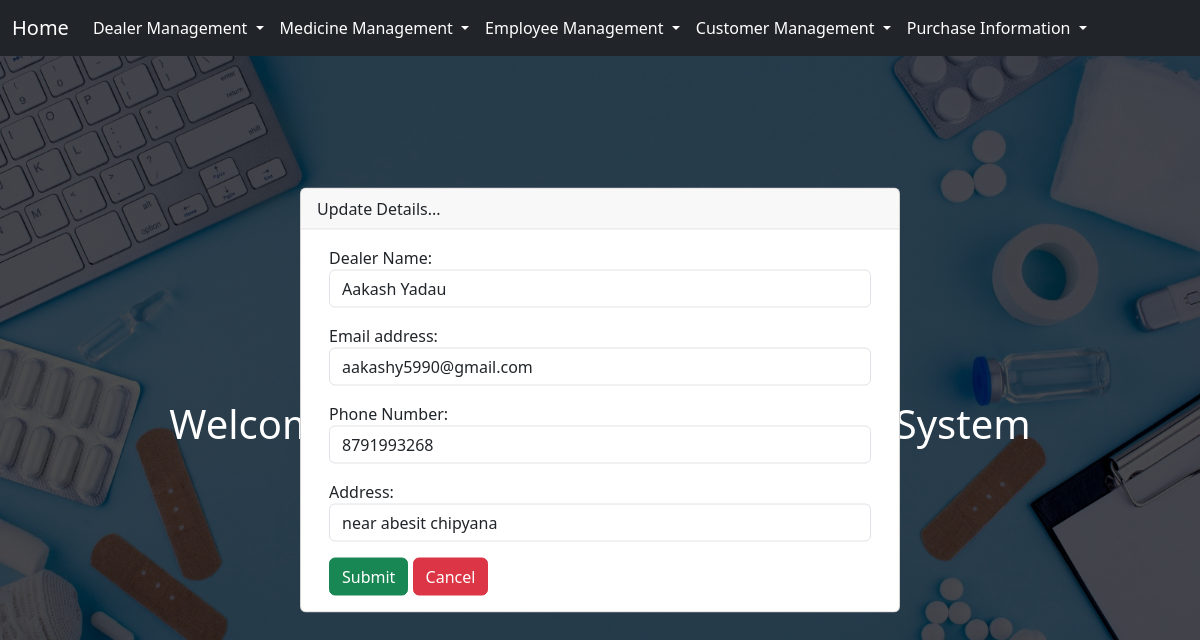
Screenshot of /19/dealer_update with the database file from the repository.
### core/models.py (models this page shows, shortened)
class Dealer(models.Model):
    dealer_name = models.CharField(max_length=20)
    dealer_email = models.EmailField(max_length=20)
    dealer_number = models.CharField(max_length=15)
    dealer_address = models.TextField(max_length=70)

### core/views.py (the view)
# urls.py: path('<int:id>/dealer_update',views.dealer_update,name="dealer_update"),
def dealer_update(request , id):
    queryset = Dealer.objects.get(id=id)
    if request.method == "POST":
        data = request.POST
        dealer_name = data.get('dealer_name')
        dealer_email = data.get('dealer_email')
        dealer_number = data.get('dealer_number')
        dealer_address = data.get('dealer_address')
        queryset.dealer_name  = dealer_name
        queryset.dealer_email  = dealer_email
        queryset.dealer_number  = dealer_number
        queryset.dealer_address  = dealer_address
        queryset.save()
        return redirect('home')
    else:
        context = {'queryset':queryset}
        return render(request,'core/updatedealer.html',context)

### core/templates/core/updatedealer.html (shortened to what this page needs)
{% extends "base.html" %}
{% load static %}
{% block style %}
<link rel="stylesheet" href="{% static 'core/css/updatedealer.css' %}">
{% endblock style %}
{% block onload %}
onload="$('#exampleModalCenter').modal('show')"
{% endblock onload %}
{% block dealer %}
<div class="card-container">
    <div class="card">
        <div class="card-header d-flex justify-content-between">
            <p class="d-flex align-items-center">Update Details...</p>
        </div>
        <div class="container main_container">
            <div class="card-body">
                <form id="card-form" method="POST">
                    <div class="form-group">
                        <label for="name">Dealer Name:</label>
                        <input type="text" class="form-control" name="dealer_name" value="{{queryset.dealer_name}}" required>
                    </div>
                    <div class="form-group my-3">
                        <label for="email">Email address:</label>
                        <input type="email" class="form-control" name="dealer_email" value="{{queryset.dealer_email}}" placeholder="name@example.com" required>
                    </div>
                    <div class="form-group">
                        <label for="number">Phone Number:</label>
                        <input type="number" class="form-control" value="{{queryset.dealer_number}}" name="dealer_number" required>
                    </div>
                    <div class="form-group my-3">
                        <label for="address">Address:</label>
                        <input type="text" class="form-control" value="{{queryset.dealer_address}}" name="dealer_address" required>
                    </div>
                    <button type="submit" class="btn btn-success">Submit</button>
                    <a href="{% url 'home' %}" class="btn btn-danger">Cancel</a>
                </form>
            </div>
        </div>
    </div>
</div>
{% endblock dealer %}

### static/core/css/updatedealer.css (style rules this page uses)
body, html { margin: 0; padding: 0; height: 100%; width: 100%; }
a { cursor: pointer; }
.card-container { width: 90%; position: fixed; top: 50%; left: 50%; transform: translate(-50%, -50%); max-width: 50%; z-index: 1050; animation: slide-down 0.5s ease-out; }
.card-header p { margin: 0; }

### templates/base.html (style rules this page uses)
a { text-decoration: none; color: black; }

### rows the page displays
Dealer: dealer_name "Aakash Yadau", dealer_email "aakashy5990@gmail.com", dealer_number "8791993268", dealer_address "near abesit chipyana"
